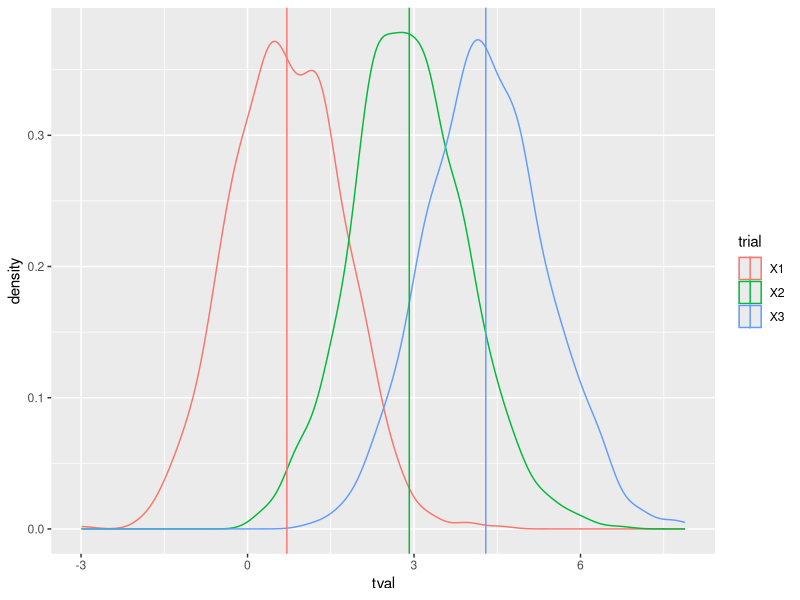
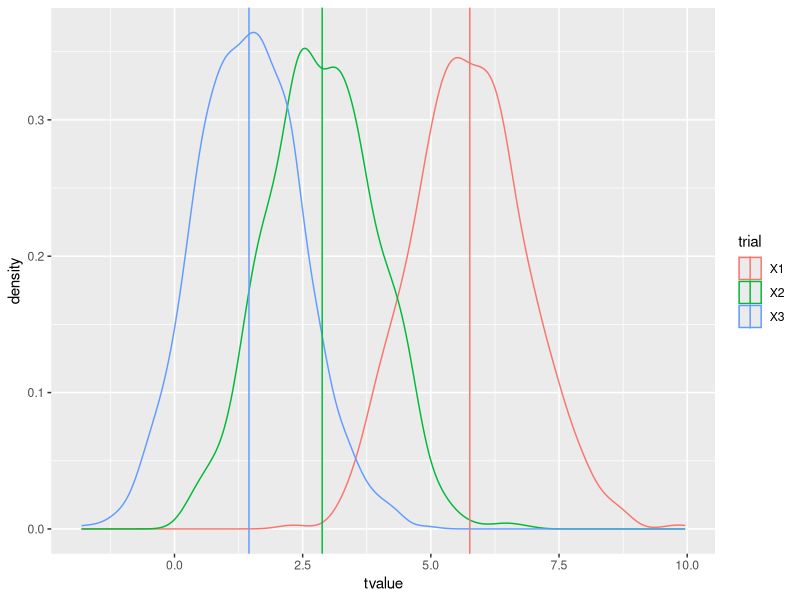
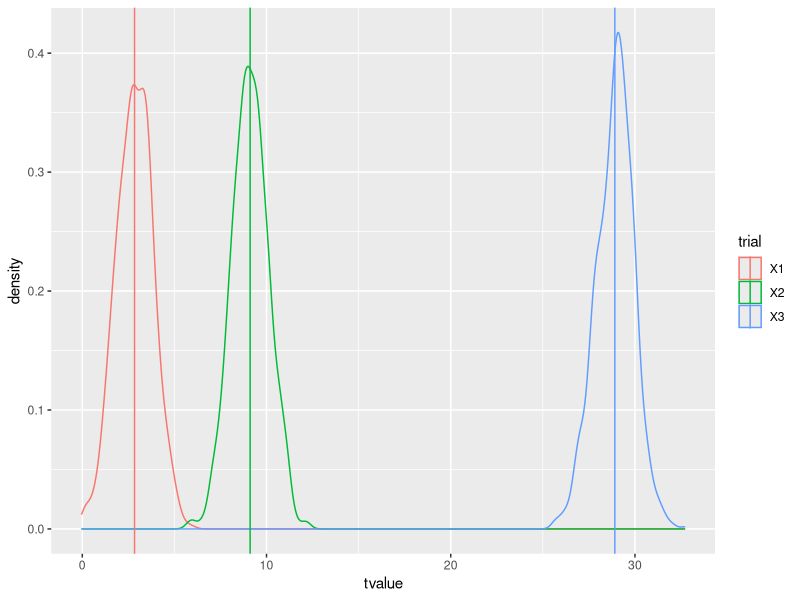
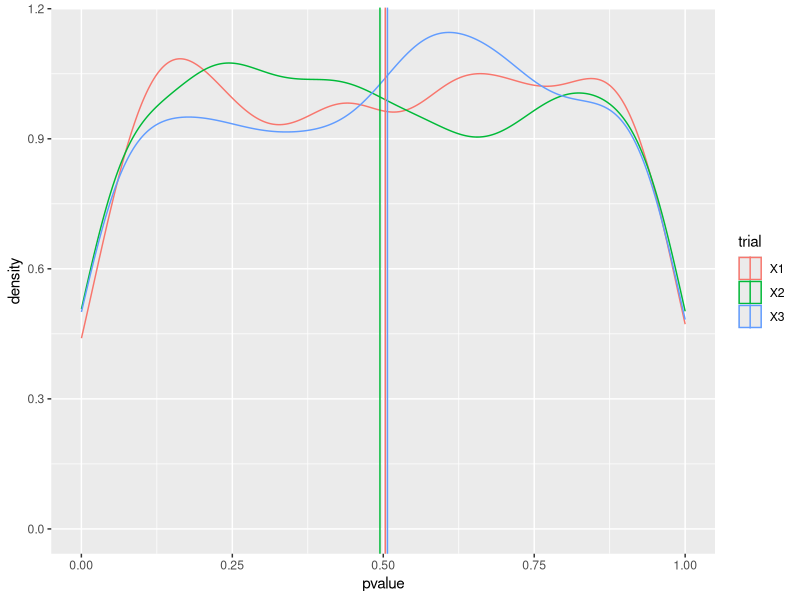

Here is the R script that generated these plots, in order:
## ---- chunk 1

## Load Tidyverse
library(tidyverse) 

## ---- chunk 2

## Set the amount of numbers it will randomly generate
set.seed = 10000

## ---- chunk 3

## Create function that makes a dataset based on given parameters for n, b0, b1 and sd.err

rand.mod <- function(n = 200, b0 = 2, b1 = 3, sd.err = 1) {
  predictor <- runif(n) - 0.5
  response <- b0 + b1 * predictor + rnorm(n, mean = 0, sd = sd.err)
  return(data.frame(response = response, predictor = predictor))}

## ---- chunk 4

## Use new function "rand.mod" to create dataset with columns of different B1 manipulations. Summary() function narrows down the results to show only the tvalue of the predictor.

n.times <- 1000
tval.B1 <- matrix(nrow = n.times, ncol = 3, NA)
for(i in 1:n.times) {
  mod1 <- lm(response ~ predictor, data = rand.mod(n = 100, b0 = 1, b1 = 0.5, sd.err = 2))
  tval.B1[i, 1] <- summary(mod1)$coefficients["predictor", "t value"]
  mod2 <- lm(response ~ predictor, data = rand.mod(n = 100, b0 = 1, b1 = 2, sd.err = 2))
  tval.B1[i, 2] <- summary(mod2)$coefficients["predictor", "t value"]
  mod3 <- lm(response ~predictor, data = rand.mod(n = 100, b0 = 1, b1 = 3, sd.err = 2))
  tval.B1[i, 3] <- summary(mod3)$coefficients["predictor", "t value"]}

## ---- chunk 5

## Put it all into a dataframe and turn dataframe into a long format. Check to make sure "trial" column is factors not intergers

tval.B1 <- data.frame(tval.B1)
tval.B1 <- gather(tval.B1, value = "tval", key = "trial")
tval.B1$trial <- factor(tval.B1$trial)

## ---- chunk 6

## Plot with means
tval.sum.B1 <- group_by(tval.B1, trial) %>% summarize(mn.tval = mean(tval))
p <- ggplot(aes(tval, group = trial, col = trial), data = tval.B1)
p + geom_density() + geom_vline(data = tval.sum.B1, aes(xintercept = mn.tval, col = trial))

## ---- chunk 7

## Use new function "rand.mod" to create dataset with columns of different error manipulations. Summary() function narrows down the results to show only the tvalue of the predictor.

n.times <- 1000
tval.err <- matrix(nrow = n.times, ncol = 3, NA)
for(i in 1:n.times) {
mod1 <- lm(response ~ predictor, data = rand.mod(n = 100, b0 = 1, b1 = 1, sd.err = 0.5))
tval.err[i, 1] <- summary(mod1)$coefficients["predictor", "t value"]
mod2 <- lm(response ~ predictor, data = rand.mod(n = 100, b0 = 1, b1 = 1, sd.err = 1))
tval.err[i, 2] <- summary(mod2)$coefficients["predictor", "t value"]
mod3 <- lm(response ~ predictor, data = rand.mod(n = 100, b0 = 1, b1 = 1, sd.err = 2))
tval.err[i, 3] <- summary(mod3)$coefficients["predictor", "t value"]}

## ---- chunk 8

## Put it all into a dataframe and turn dataframe into a long format. Check to make sure "trial" column is factors not intergers

tval.err <- data.frame(tval.err)
tval.err <- gather(tval.err, value = "tvalue", key="trial")
tval.err$trial <- factor(tval.err$trial)

## ---- chunk 9

## Plot with means

tval.sum.err <- group_by(tval.err, trial) %>% summarize(mn.tval = mean(tvalue))
p <- ggplot(aes(tvalue, group = trial, col = trial), data = tval.err)
p + geom_density() + geom_vline(data = tval.sum.err, aes(xintercept = mn.tval, col = trial))

## ---- chunk 10

## Use new function "rand.mod" to create dataset with columns of different sample size manipulations. 

n.times <- 1000
tval.ss <- matrix(nrow = n.times, ncol = 3, NA)
for (i in 1:n.times) {
mod1 <- lm(response ~ predictor, data = rand.mod(n = 100, b0 = 1, b1 = 1, sd.err = 1))
tval.ss[i, 1] <- summary(mod1)$coefficients["predictor", "t value"]
mod2 <- lm(response ~ predictor, data = rand.mod(n = 1000, b0 = 1, b1 = 1, sd.err = 1))
tval.ss[i, 2] <- summary(mod2)$coefficients["predictor", "t value"]
mod3 <- lm(response ~ predictor, data = rand.mod(n = 10000, b0 = 1, b1 = 1, sd.err = 1))
tval.ss[i, 3] <- summary(mod3)$coefficients["predictor", "t value"]}

## ---- chunk 11

## Put it all into a dataframe and turn dataframe into a long format. Check to make sure "trial" column is factors not intergers

tval.ss <- data.frame(tval.ss)
tval.ss <- gather(tval.ss, value = "tvalue", key="trial")
tval.ss$trial <- factor(tval.ss$trial)

## ---- chunk 12

## Plot with means

tval.sum.ss <- group_by(tval.ss, trial) %>% summarize(mn.tval = mean(tvalue))
p <- ggplot(aes(tvalue, group = trial, col = trial), data = tval.ss)
p + geom_density() + geom_vline(data = tval.sum.ss, aes(xintercept = mn.tval, col = trial))

## ---- chunk 13

## Making different models to see how manipulating sample size affects the pvalue

n.times <- 1000
pval.ss <- matrix(nrow = n.times, ncol = 3, NA)
for (i in 1:n.times) {
mod <- lm(response ~ predictor, data = rand.mod(n = 100, b0 = 0, b1 = 0, sd.err = 3))
pval.ss[i, 1] <- summary(mod)$coefficients["predictor", "Pr(>|t|)"]
mod1 <- lm(response ~ predictor, data = rand.mod(n = 10, b0 = 0, b1 = 0, sd.err = 3))
pval.ss[i, 2] <- summary(mod1)$coefficients["predictor", "Pr(>|t|)"]
mod2 <- lm(response ~ predictor, data = rand.mod(n = 1000, b0 = 0, b1 = 0, sd.err = 3))
pval.ss[i, 3] <- summary(mod2)$coefficients["predictor", "Pr(>|t|)"]}

pval.ss <- data.frame(pval.ss)
pval.ss <- gather(pval.ss, value = "pvalue", key = "trial")
pval.ss$trial <- factor(pval.ss$trial) 

## ---- chunk 14

## Plot with means

pval.sum.ss <- group_by(pval.ss, trial) %>% summarize(mn.pval = mean(pvalue))
p <- ggplot(aes(pvalue, group = trial, col = trial), data = pval.ss)
p + geom_density() + geom_vline(data = pval.sum.ss, aes(xintercept = mn.pval, col = trial))

